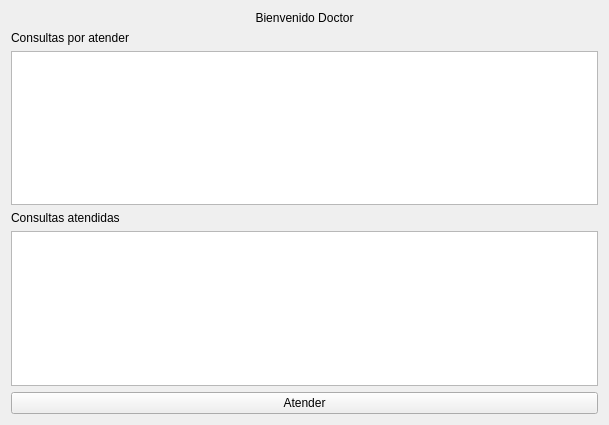
<?xml version="1.0" encoding="UTF-8"?>
<ui version="4.0">
 <class>Consultas</class>
 <widget class="QWidget" name="Consultas">
  <property name="geometry">
   <rect>
    <x>0</x>
    <y>0</y>
    <width>609</width>
    <height>425</height>
   </rect>
  </property>
  <property name="windowTitle">
   <string>Consultas</string>
  </property>
  <layout class="QGridLayout" name="gridLayout">
   <item row="7" column="0">
    <widget class="QPushButton" name="atenderBoton">
     <property name="text">
      <string>Atender</string>
     </property>
    </widget>
   </item>
   <item row="4" column="0">
    <widget class="QTableView" name="consultaAtendidaTabla"/>
   </item>
   <item row="0" column="0">
    <widget class="QLabel" name="label">
     <property name="layoutDirection">
      <enum>Qt::LayoutDirection::LeftToRight</enum>
     </property>
     <property name="text">
      <string>Bienvenido Doctor</string>
     </property>
     <property name="alignment">
      <set>Qt::AlignmentFlag::AlignCenter</set>
     </property>
    </widget>
   </item>
   <item row="1" column="0">
    <widget class="QLabel" name="label_2">
     <property name="text">
      <string>Consultas por atender</string>
     </property>
    </widget>
   </item>
   <item row="2" column="0">
    <widget class="QTableView" name="consultaTabla"/>
   </item>
   <item row="3" column="0">
    <widget class="QLabel" name="label_3">
     <property name="text">
      <string>Consultas atendidas</string>
     </property>
    </widget>
   </item>
  </layout>
 </widget>
 <resources/>
 <connections/>
</ui>
